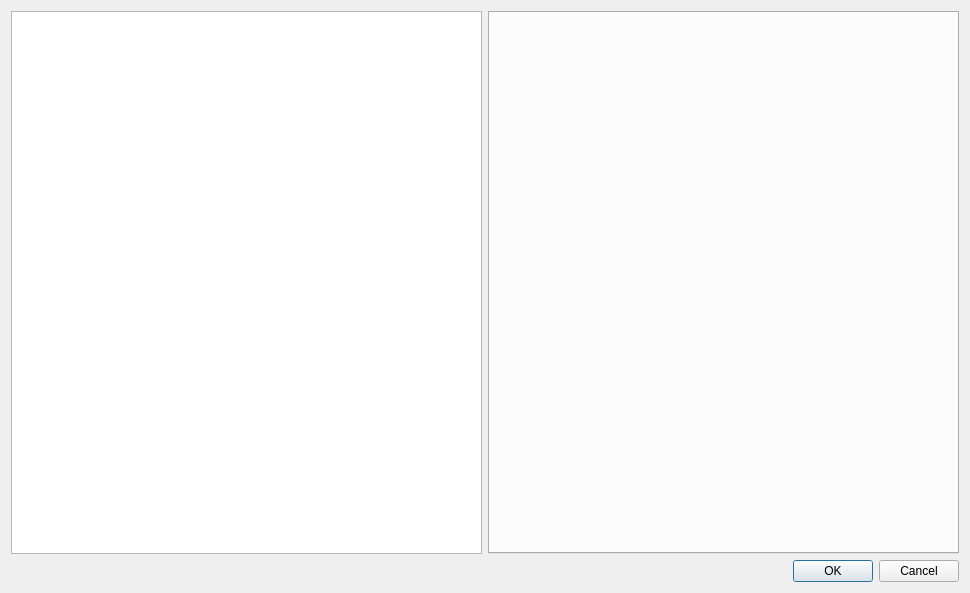
<?xml version="1.0" encoding="UTF-8"?>
<ui version="4.0">
 <class>ConfigureDialog</class>
 <widget class="QDialog" name="ConfigureDialog">
  <property name="geometry">
   <rect>
    <x>0</x>
    <y>0</y>
    <width>970</width>
    <height>593</height>
   </rect>
  </property>
  <property name="windowTitle">
   <string>Citra Configuration</string>
  </property>
  <layout class="QVBoxLayout" name="verticalLayout">
   <item>
    <layout class="QHBoxLayout" name="horizontalLayout">
     <item>
      <widget class="QListWidget" name="selectorList"/>
     </item>
     <item>
      <widget class="QTabWidget" name="tabWidget">
       <property name="currentIndex">
        <number>-1</number>
       </property>
      </widget>
     </item>
    </layout>
   </item>
   <item>
    <widget class="QDialogButtonBox" name="buttonBox">
     <property name="standardButtons">
      <set>QDialogButtonBox::Cancel|QDialogButtonBox::Ok</set>
     </property>
    </widget>
   </item>
  </layout>
 </widget>
 <resources/>
 <connections>
  <connection>
   <sender>buttonBox</sender>
   <signal>accepted()</signal>
   <receiver>ConfigureDialog</receiver>
   <slot>accept()</slot>
   <hints>
    <hint type="sourcelabel">
     <x>220</x>
     <y>380</y>
    </hint>
    <hint type="destinationlabel">
     <x>220</x>
     <y>200</y>
    </hint>
   </hints>
  </connection>
  <connection>
   <sender>buttonBox</sender>
   <signal>rejected()</signal>
   <receiver>ConfigureDialog</receiver>
   <slot>reject()</slot>
   <hints>
    <hint type="sourcelabel">
     <x>220</x>
     <y>380</y>
    </hint>
    <hint type="destinationlabel">
     <x>220</x>
     <y>200</y>
    </hint>
   </hints>
  </connection>
 </connections>
</ui>
